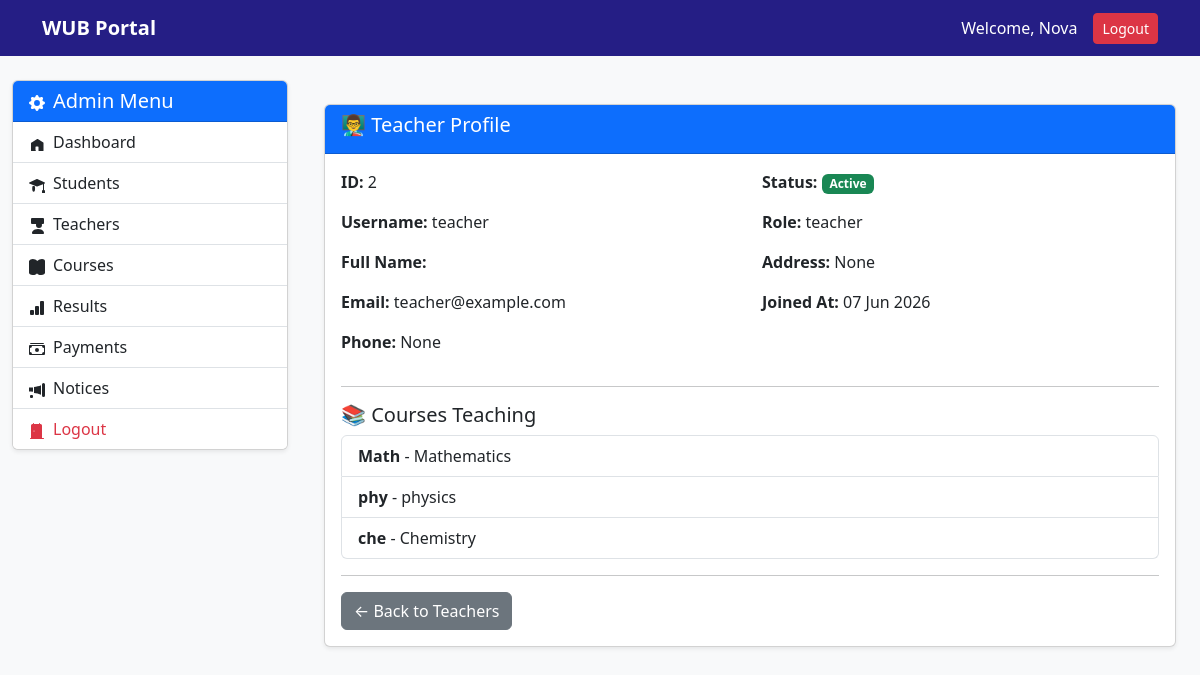
The app's page /dashboard/admin/teacher/2/details/ (signed in) with its own data.
### accounts/models.py (models this page shows)
class CustomUser(AbstractUser):
    role = models.CharField(max_length=20, default='student')
    profile_picture = models.ImageField(
        upload_to='profile_pics/',
        null=True,
        blank=True
    )
    phone = models.CharField(max_length=20, null=True, blank=True)
    address = models.TextField(null=True, blank=True)

### courses/models.py (models this page shows, shortened)
class Course(models.Model):
    course_code = models.CharField(max_length=20)
    course_title = models.CharField(max_length=200)
    credit = models.FloatField(default=3.0)
    teacher = models.ForeignKey(
        settings.AUTH_USER_MODEL,
        on_delete=models.SET_NULL,
        null=True,
        blank=True,
        limit_choices_to={'role': 'teacher'},
        related_name='assigned_courses'
    )

### accounts/views.py (the view)
# urls.py: path('dashboard/admin/teacher/<int:id>/details/', account_views.admin_teacher_details, name='admin_teacher_details'),
@login_required(login_url='/login/')
def admin_teacher_details(request, id):
    teacher = get_object_or_404(CustomUser, id=id, role='teacher')
    courses = Course.objects.filter(teacher=teacher)
    return render(request, "admin/teacher_details.html", {
        "teacher": teacher,
        "courses": courses
    })

### templates/admin/teacher_details.html (shortened to what this page needs)
{% extends 'admin/admin_base.html' %}
{% block admin_content %}
<div class="container mt-4">
    <div class="card shadow-sm">
        <div class="card-header bg-primary text-white">
            <h5>👨‍🏫 Teacher Profile</h5>
        </div>
        <div class="card-body">
            <div class="row">
                <div class="col-md-6">
                    <p><strong>ID:</strong> {{ teacher.id }}</p>
                    <p><strong>Username:</strong> {{ teacher.username }}</p>
                    <p><strong>Full Name:</strong> {{ teacher.full_name }}</p>
                    <p><strong>Email:</strong> {{ teacher.email }}</p>
                    <p><strong>Phone:</strong> {{ teacher.phone }}</p>
                </div>
                <div class="col-md-6">
                    <p>
                        <strong>Status:</strong>
                        {% if teacher.is_active %}
                            <span class="badge bg-success">Active</span>
                        {% else %}
                            <span class="badge bg-danger">Inactive</span>
                        {% endif %}
                    </p>
                    <p><strong>Role:</strong> {{ teacher.role }}</p>
                    <p><strong>Address:</strong> {{ teacher.address }}</p>
                    <p>
                        <strong>Joined At:</strong>
                        {{ teacher.date_joined|date:"d M Y" }}
                    </p>
                </div>
            </div>
            <hr>
            <h5>📚 Courses Teaching</h5>
            {% if courses %}
                <ul class="list-group">
                    {% for course in courses %}
                        <li class="list-group-item">
                            <strong>{{ course.course_code }}</strong> - {{ course.course_title }}
                        </li>
                    {% endfor %}
                </ul>
            {% else %}
                <p class="text-muted">No courses assigned yet.</p>
            {% endif %}
            <hr>
            <a href="{% url 'admin_teachers' %}" class="btn btn-secondary">
                ← Back to Teachers
            </a>
        </div>
    </div>
</div>
{% endblock %}

### templates/base.html (shortened to what this page needs)
{% load static %}
<!DOCTYPE html>
<html lang="en">
<head>
    <link href="https://cdn.jsdelivr.net/npm/bootstrap@5.3.0/dist/css/bootstrap.min.css" rel="stylesheet">
</head>
<body>
    <nav class="navbar navbar-expand-lg navbar-dark">
        <div class="container">
            <a class="navbar-brand fw-bold" href="{% url 'student_dashboard' %}">WUB Portal</a>
            <div class="ms-auto d-flex align-items-center">
                <span class="text-white me-3">
                    Welcome, {{ request.user.get_full_name|default:request.user.username }}
                </span>
                <form method="post" action="{% url 'logout' %}" style="display: inline;">
                    <button type="submit" class="btn btn-danger btn-sm">Logout</button>
                </form>
            </div>
        </div>
    </nav>
    {% block content %}
    {% endblock %}
</body>
</html>

### templates/base.html (style rules this page uses)
body { background-color: #f8f9fa; }
.navbar { background: #251e85; }
.navbar-brand, .nav-link { color: white !important; }
.card-header { background: #251e85; color: white; }

### records on screen
CustomUser: user.get_full_name "Nova"
CustomUser: id "2", username "teacher", email "teacher@example.com", phone "None", role "teacher", address "None", date_joined "07 Jun 2026"
Course: course_code "Math", course_title "Mathematics"
Course: course_code "phy", course_title "physics"
Course: course_code "che", course_title "Chemistry"
